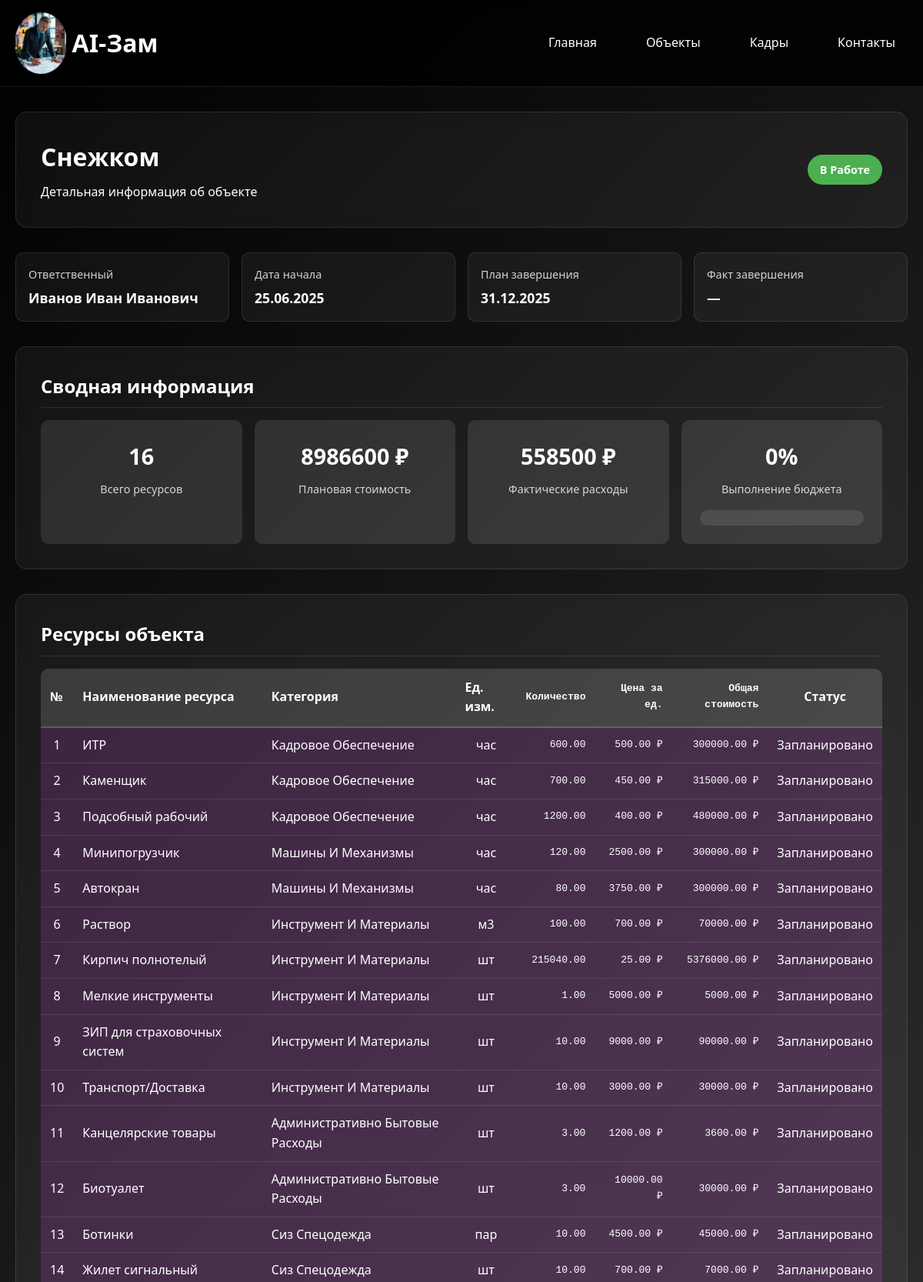
/objects/2/ (upper part), run on the app's committed database.
### object/models.py (models this page shows, shortened)
class Objekt(models.Model):
    STATUS_CHOICES = [
        ('планируется', 'Планируется'),
        ('в работе', 'В работе'),
        ('завершён', 'Завершён'),
    ]
    nazvanie = models.CharField(max_length=255, verbose_name="Название")
    otvetstvennyj = models.ForeignKey(Kadry, on_delete=models.SET_NULL, null=True, blank=True, verbose_name="Ответственный")
    data_nachala = models.DateField(verbose_name="Дата начала")
    data_plan_zaversheniya = models.DateField(verbose_name="Дата план завершения")
    data_fakt_zaversheniya = models.DateField(null=True, blank=True, verbose_name="Дата факт завершения")
    status = models.CharField(max_length=20, choices=STATUS_CHOICES, default='планируется', verbose_name="Статус")
    class Meta:
        verbose_name = "Объект"
        verbose_name_plural = "Объекты"
        db_table = 'objekt'

class Kadry(models.Model):
    fio = models.CharField(max_length=255, verbose_name="ФИО")
    specialnost = models.ForeignKey(Specialnost, on_delete=models.CASCADE, verbose_name="Специальность", related_name="kadry")
    razryad = models.CharField(max_length=50, verbose_name="Разряд")
    pasport = models.CharField(max_length=100, verbose_name="Паспорт")
    telefon = models.CharField(max_length=20, verbose_name="Телефон")
    class Meta:
        verbose_name = "Кадр"
        verbose_name_plural = "Кадры"
        db_table = 'kadry'

class ResursyPoObjektu(models.Model):
    objekt = models.ForeignKey(Objekt, on_delete=models.CASCADE, verbose_name="Объект")
    resurs = models.ForeignKey(Resurs, on_delete=models.CASCADE, verbose_name="Ресурс")
    kolichestvo = models.DecimalField(max_digits=10, decimal_places=2, verbose_name="Количество")
    cena = models.DecimalField(max_digits=12, decimal_places=2, verbose_name="Цена")
    class Meta:
        verbose_name = "Ресурсы по объекту"
        verbose_name_plural = "Ресурсы по объектам"
        db_table = 'resursy_po_objektu'

class Resurs(models.Model):
    naimenovanie = models.CharField(max_length=255, verbose_name="Наименование")
    edinica_izmereniya = models.CharField(max_length=50, verbose_name="Единица измерения")
    kategoriya_resursa = models.ForeignKey(KategoriyaResursa, on_delete=models.CASCADE, verbose_name="Категория ресурса")
    class Meta:
        verbose_name = "Ресурс"
        verbose_name_plural = "Ресурсы"
        db_table = 'resurs'

class KategoriyaResursa(models.Model):
    nazvanie = models.CharField(max_length=255, verbose_name="Название")
    class Meta:
        verbose_name = "Категория ресурса"
        verbose_name_plural = "Категории ресурсов"
        db_table = 'kategoriya_resursa'

### object/views.py (the view)
# urls.py: path('objects/<int:object_id>/', object_detail, name='object_detail'),
def object_detail(request, object_id):
    obj = get_object_or_404(Objekt.objects.select_related('otvetstvennyj'), id=object_id)
    resources = ResursyPoObjektu.objects.filter(objekt=obj).select_related('resurs')
    total_cost = sum(r.kolichestvo * r.cena for r in resources)
    fakticheskij_resursy = FakticheskijResursPoObjektu.objects.filter(
        resurs_po_objektu__objekt=obj
    ).select_related('resurs_po_objektu', 'resurs_po_objektu__resurs')
    raskhody = {}
    for fr in fakticheskij_resursy:
        raskhody[fr.id] = RaskhodResursa.objects.filter(fakticheskij_resurs=fr)
    total_spent = 0
    for fr_id, rr_list in raskhody.items():
        fr = FakticheskijResursPoObjektu.objects.get(id=fr_id)
        resource_cost = fr.resurs_po_objektu.cena
        total_spent += sum(rr.izraskhodovano * resource_cost for rr in rr_list)
    context = {
        'object': obj,
        'resources': resources,
        'total_cost': total_cost,
        'fakticheskij_resursy': fakticheskij_resursy,
        'raskhody': raskhody,
        'total_spent': total_spent,
    }
    return render(request, 'object/object_detail.html', context)

### object/templatetags/object_filters.py (called while the page is built)
@register.filter
def get_item(dictionary, key):
    return dictionary.get(key, [])

@register.filter
def multiply(value, arg):
    try:
        return float(value) * float(arg)
    except (ValueError, TypeError):
        return 0

### object/templates/object/object_detail.html (shortened to what this page needs)
{% load static %}
{% load object_filters %}
<!DOCTYPE html>
<html lang="ru">
<head>
</head>
<body>
    <header>
        <div class="container">
            <div class="header-content">
                <a href="/" class="logo">
                    <img src="{% static 'images/logo-ai.png' %}" alt="AI-Зам">
                    AI-Зам
                </a>
                <nav class="nav-links">
                    <a href="/">Главная</a>
                    <a href="/objects/">Объекты</a>
                    <a href="/admin/object/kadry/">Кадры</a>
                    <a href="#contact">Контакты</a>
                </nav>
            </div>
        </div>
    </header>
    <main class="container">
        <section class="object-header">
            <div>
                <h1 class="object-title">{{ object.nazvanie }}</h1>
                <p>Детальная информация об объекте</p>
            </div>
            <div class="object-status
                {% if object.status == 'планируется' %}status-planned
                {% elif object.status == 'в работе' %}status-active
                {% else %}status-completed{% endif %}">
                {{ object.status|title }}
            </div>
        </section>
        <section class="object-meta">
            <div class="meta-item">
                <div class="meta-label">Ответственный</div>
                <div class="meta-value">{{ object.otvetstvennyj.fio|default:"Не назначен" }}</div>
            </div>
            <div class="meta-item">
                <div class="meta-label">Дата начала</div>
                <div class="meta-value">{{ object.data_nachala|date:"d.m.Y" }}</div>
            </div>
            <div class="meta-item">
                <div class="meta-label">План завершения</div>
                <div class="meta-value">{{ object.data_plan_zaversheniya|date:"d.m.Y" }}</div>
            </div>
            <div class="meta-item">
                <div class="meta-label">Факт завершения</div>
                <div class="meta-value">{{ object.data_fakt_zaversheniya|date:"d.m.Y"|default:"—" }}</div>
            </div>
        </section>
        <section class="summary-section">
            <h2 class="section-title">Сводная информация</h2>
            <div class="summary-grid">
                <div class="summary-card">
                    <div class="summary-value">{{ resources|length }}</div>
                    <div class="summary-label">Всего ресурсов</div>
                </div>
                <div class="summary-card">
                    <div class="summary-value">{{ total_cost|floatformat:0 }} ₽</div>
                    <div class="summary-label">Плановая стоимость</div>
                </div>
                <div class="summary-card">
                    <div class="summary-value">{{ total_spent|floatformat:0 }} ₽</div>
                    <div class="summary-label">Фактические расходы</div>
                </div>
                <div class="summary-card">
                    <div class="summary-value">
                        {% if total_cost > 0 %}
                            {{ total_spent|floatformat:0|default:0|divisibleby:total_cost|floatformat:0 }}%
                        {% else %}
                            0%
                        {% endif %}
                    </div>
                    <div class="summary-label">Выполнение бюджета</div>
                    <div class="progress-container">
                    </div>
                </div>
            </div>
        </section>
        <section class="resources-section">
            <h2 class="section-title">Ресурсы объекта</h2>
            <div class="table-container">
                <table class="data-table">
                    <thead>
                        <tr>
                            <th>№</th>
                            <th>Наименование ресурса</th>
                            <th>Категория</th>
                            <th>Ед. изм.</th>
                            <th class="number">Количество</th>
                            <th class="number">Цена за ед.</th>
                            <th class="number">Общая стоимость</th>
                            <th class="center">Статус</th>
                        </tr>
                    </thead>
                    <tbody>
                        {% for resource in resources %}
                        <tr class="{% if resource.resurs.kategoriya_resursa.nazvanie == 'материалы' %}category-materials{% elif resource.resurs.kategoriya_resursa.nazvanie == 'кадры' %}category-labor{% elif resource.resurs.kategoriya_resursa.nazvanie == 'машины' %}category-equipment{% else %}category-other{% endif %}">
                            <td class="center">{{ forloop.counter }}</td>
                            <td>{{ resource.resurs.naimenovanie }}</td>
                            <td>{{ resource.resurs.kategoriya_resursa.nazvanie|title }}</td>
                            <td class="center">{{ resource.resurs.edinica_izmereniya }}</td>
                            <td class="number">{{ resource.kolichestvo|floatformat:2 }}</td>
                            <td class="number">{{ resource.cena|floatformat:2 }} ₽</td>
                            <td class="number">{{ resource.kolichestvo|multiply:resource.cena|floatformat:2 }} ₽</td>
                            <td class="center">Запланировано</td>
                        </tr>
                        {% empty %}
                        <tr>
                            <td colspan="8" style="text-align: center; padding: 2rem;">
                                Для этого объекта не добавлены ресурсы
                            </td>
                        </tr>
                        {% endfor %}
                    </tbody>
                </table>
            </div>
        </section>
    </main>
</body>
</html>

### object/templates/object/object_detail.html (style rules this page uses)
* { margin: 0; padding: 0; box-sizing: border-box; }
body { font-family: 'Segoe UI', Tahoma, Geneva, Verdana, sans-serif; line-height: 1.6; color: #fff; background: linear-gradient(135deg, #000000 0%, #434343 100%); min-height: 100vh; }
.container { max-width: 1200px; margin: 0 auto; padding: 0 20px; }
header { background: rgba(0, 0, 0, 0.8); backdrop-filter: blur(10px); padding: 1rem 0; margin-bottom: 2rem; border-bottom: 1px solid rgba(255, 255, 255, 0.1); }
.header-content { display: flex; justify-content: space-between; align-items: center; }
.logo { font-size: 2rem; font-weight: bold; color: white; text-decoration: none; display: flex; align-items: center; gap: 0.5rem; }
.logo img { height: 80px; width: auto; }
.nav-links { display: flex; gap: 2rem; }
.nav-links a { color: white; text-decoration: none; padding: 0.5rem 1rem; border-radius: 5px; transition: background 0.3s; }
.object-header { background: rgba(255, 255, 255, 0.05); backdrop-filter: blur(10px); padding: 2rem; border-radius: 15px; margin-bottom: 2rem; border: 1px solid rgba(255, 255, 255, 0.1); display: flex; justify-content: space-between; align-items: center; }
.object-title { font-size: 2rem; margin-bottom: 0.5rem; }
.object-status { display: inline-block; padding: 0.5rem 1rem; border-radius: 20px; font-size: 0.9rem; font-weight: bold; }
.status-active { background: #4CAF50; color: white; }
.object-meta { display: grid; grid-template-columns: repeat(auto-fit, minmax(200px, 1fr)); gap: 1rem; margin-bottom: 2rem; }
.meta-item { background: rgba(255, 255, 255, 0.05); padding: 1rem; border-radius: 10px; border: 1px solid rgba(255, 255, 255, 0.1); }
.meta-label { font-size: 0.9rem; opacity: 0.8; margin-bottom: 0.3rem; }
.meta-value { font-size: 1.1rem; font-weight: bold; }
.section-title { font-size: 1.5rem; margin-bottom: 1rem; padding-bottom: 0.5rem; border-bottom: 1px solid rgba(255, 255, 255, 0.1); }
.resources-section, .expenses-section { background: rgba(255, 255, 255, 0.05); backdrop-filter: blur(10px); padding: 2rem; border-radius: 15px; margin-bottom: 2rem; border: 1px solid rgba(255, 255, 255, 0.1); }
.table-container { overflow-x: auto; margin-top: 1rem; }
.data-table { width: 100%; border-collapse: collapse; background: rgba(255, 255, 255, 0.05); border-radius: 10px; overflow: hidden; }
.data-table th { background: rgba(255, 255, 255, 0.1); color: #fff; padding: 12px; text-align: left; font-weight: bold; border-bottom: 2px solid rgba(255, 255, 255, 0.2); }
.data-table td { padding: 10px 12px; border-bottom: 1px solid rgba(255, 255, 255, 0.1); color: #fff; }
.data-table .number { text-align: right; font-family: monospace; }
.data-table .center { text-align: center; }
.category-other { background: rgba(156, 39, 176, 0.2); }
.summary-section { background: rgba(255, 255, 255, 0.05); backdrop-filter: blur(10px); padding: 2rem; border-radius: 15px; margin-bottom: 2rem; border: 1px solid rgba(255, 255, 255, 0.1); }
.summary-grid { display: grid; grid-template-columns: repeat(auto-fit, minmax(200px, 1fr)); gap: 1rem; }
.summary-card { background: rgba(255, 255, 255, 0.1); padding: 1.5rem; border-radius: 10px; text-align: center; }
.summary-value { font-size: 1.8rem; font-weight: bold; margin-bottom: 0.5rem; }
.summary-label { font-size: 0.9rem; opacity: 0.8; }
.progress-container { margin-top: 1rem; background: rgba(255, 255, 255, 0.1); border-radius: 10px; height: 20px; overflow: hidden; }

### data on the page
Objekt: nazvanie "Снежком", status "В Работе", otvetstvennyj.fio "Иванов Иван Иванович", data_nachala "25.06.2025", data_plan_zaversheniya "31.12.2025", data_fakt_zaversheniya "—"
ResursyPoObjektu: resurs.naimenovanie "ИТР", resurs.kategoriya_resursa.nazvanie "Кадровое Обеспечение", resurs.edinica_izmereniya "час", kolichestvo "600.00", cena "500.00", kolichestvo|multiply "300000.00"
ResursyPoObjektu: resurs.naimenovanie "Каменщик", resurs.kategoriya_resursa.nazvanie "Кадровое Обеспечение", resurs.edinica_izmereniya "час", kolichestvo "700.00", cena "450.00", kolichestvo|multiply "315000.00"
ResursyPoObjektu: resurs.naimenovanie "Подсобный рабочий", resurs.kategoriya_resursa.nazvanie "Кадровое Обеспечение", resurs.edinica_izmereniya "час", kolichestvo "1200.00", cena "400.00", kolichestvo|multiply "480000.00"
ResursyPoObjektu: resurs.naimenovanie "Минипогрузчик", resurs.kategoriya_resursa.nazvanie "Машины И Механизмы", resurs.edinica_izmereniya "час", kolichestvo "120.00", cena "2500.00", kolichestvo|multiply "300000.00"
ResursyPoObjektu: resurs.naimenovanie "Автокран", resurs.kategoriya_resursa.nazvanie "Машины И Механизмы", resurs.edinica_izmereniya "час", kolichestvo "80.00", cena "3750.00", kolichestvo|multiply "300000.00"
ResursyPoObjektu: resurs.naimenovanie "Раствор", resurs.kategoriya_resursa.nazvanie "Инструмент И Материалы", resurs.edinica_izmereniya "м3", kolichestvo "100.00", cena "700.00", kolichestvo|multiply "70000.00"
ResursyPoObjektu: resurs.naimenovanie "Кирпич полнотелый", resurs.kategoriya_resursa.nazvanie "Инструмент И Материалы", resurs.edinica_izmereniya "шт", kolichestvo "215040.00", cena "25.00", kolichestvo|multiply "5376000.00"
ResursyPoObjektu: resurs.naimenovanie "Мелкие инструменты", resurs.kategoriya_resursa.nazvanie "Инструмент И Материалы", resurs.edinica_izmereniya "шт", kolichestvo "1.00", cena "5000.00", kolichestvo|multiply "5000.00"
ResursyPoObjektu: resurs.naimenovanie "ЗИП для страховочных систем", resurs.kategoriya_resursa.nazvanie "Инструмент И Материалы", resurs.edinica_izmereniya "шт", kolichestvo "10.00", cena "9000.00", kolichestvo|multiply "90000.00"
ResursyPoObjektu: resurs.naimenovanie "Транспорт/Доставка", resurs.kategoriya_resursa.nazvanie "Инструмент И Материалы", resurs.edinica_izmereniya "шт", kolichestvo "10.00", cena "3000.00", kolichestvo|multiply "30000.00"
ResursyPoObjektu: resurs.naimenovanie "Канцелярские товары", resurs.kategoriya_resursa.nazvanie "Административно Бытовые Расходы", resurs.edinica_izmereniya "шт", kolichestvo "3.00", cena "1200.00", kolichestvo|multiply "3600.00"
ResursyPoObjektu: resurs.naimenovanie "Биотуалет", resurs.kategoriya_resursa.nazvanie "Административно Бытовые Расходы", resurs.edinica_izmereniya "шт", kolichestvo "3.00", cena "10000.00", kolichestvo|multiply "30000.00"
ResursyPoObjektu: resurs.naimenovanie "Ботинки", resurs.kategoriya_resursa.nazvanie "Сиз Спецодежда", resurs.edinica_izmereniya "пар", kolichestvo "10.00", cena "4500.00", kolichestvo|multiply "45000.00"
ResursyPoObjektu: resurs.naimenovanie "Жилет сигнальный", resurs.kategoriya_resursa.nazvanie "Сиз Спецодежда", resurs.edinica_izmereniya "шт", kolichestvo "10.00", cena "700.00", kolichestvo|multiply "7000.00"

### other printed values
{{ resources|length }} "16"
{{ total_cost|floatformat:0 }} "8986600"
{{ total_spent|floatformat:0 }} "558500"
